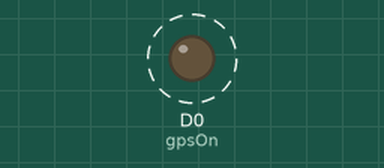
Bench run of a sketch on a simulated Particle Photon. On the bench: output pins drawn as LEDs (lit = HIGH). Dashed ring = blinking.

Above: at 0.2 s.
Timing chart, 0 to 3.0 s (numbered marks = the images above):
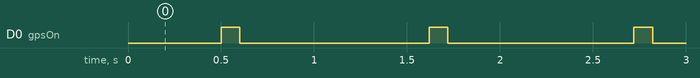

The sketch:

gpstest.ino
```cpp
const int gpsOn = D0; //to give the GPS on/off pin a pulse to turn it on/off

//unsigned int now = 0; //for the current time
//unsigned int lastTime = 0; //to keep track of last publish time
bool runGPS = false; //the gps needs up to 37s after being powered up before it's ready to read the gps data

String txData; //all data is sent as one String in one publish event to minimize data costs

void setup()
{
    Serial1.begin(4800); //default is 8 bits, no parity, 1 stop bit (which seems to be what the GPS sends)
    pinMode(gpsOn, OUTPUT); //giving a pulse to the on/off pin of the nano hornet turns it on/off
    digitalWrite(gpsOn, LOW);
}

void loop()
{
    gpsPulse(); //turn gps on
    //unsigned long runTime = millis();

    //if(runTime > 37000 && runGPS == false) //if it's been longer than 37s (cold start max time) since the device booted (runs only once)
    //{
        //runGPS = true;
        //gpsPulse(); //first attempt at turning gps on
    //}
    //else if(runGPS == true)
    //{
        //now = Time.now(); //current time as seconds since January 1, 1970 ("Unix time" or "epoch time") (not affected by timezone)

        //if(now > lastTime+300) //if it's been longer than 5min=300s since last GPS update
        //{
            //lastTime = now;
            gpsData();
        //}
    //}
    gpsPulse(); //turn gps back off
}

void gpsPulse()
{
    delay(500); //to ensure there is at least 1s between pulses, as recommended by the manufacturer
    digitalWrite(gpsOn, HIGH); //gives the gps module a pulse to turn it on
    delay(100); //100ms as recommended by nano hornet datasheet
    digitalWrite(gpsOn, LOW);
    delay(500);
}

void gpsData()
{
    //if (Serial1.available()) //.available gets the number of bytes that can be read on the serial port (64 bites can be held in the buffer)
    //{
        String buffer = "";
        int bytes = Serial1.available();
        for(int count=0; count < bytes; count++)
        {
            buffer += Serial1.readString();
        }
        //txData = "Bytes: " + String(Serial1.available());
        txData = "Data: " + buffer;
        publish();
    //}
    //else
    //{
        //txData = ":(";
        //publish();
        //gpsPulse(); //give the gps another pulse to try turning it on again
    //}
}

void publish()
{
    bool success;
    success = Particle.publish("trackerData", txData);
    if (!success)
    {
      // if event publish did not work
      //lastTime = 0; //so it will try again
      //publish();
    }
}
```

Measured:
- by itself, D0 (gpsOn): alternates HIGH for 0.10 s and LOW for 1.0 s
